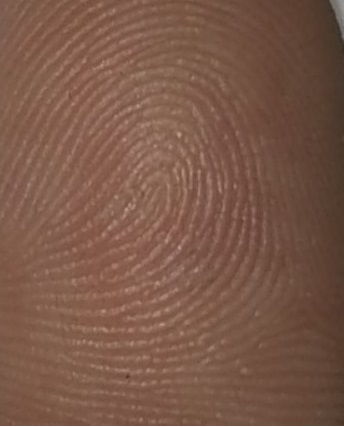
#> input picture Parmak İzi/Images/SampleFinger.jpg, 344 x 427 px, given in place of the camera
$ python Video.py
#> lines starting #> are read from the running program, lines starting #| are printed output that depends on the picture; after the words box and inside, x2 and y2 are one past the last pixel; in counts of white or black regions, pixels touching at a corner belong together
import cv2
import numpy as np

def nothing(x):
    pass

cap = cv2.VideoCapture(0)
fourcc = cv2.VideoWriter_fourcc(*"XVID")
out = cv2.VideoWriter('camera.avi',fourcc, 30.0, (640,480), 0) # Sondaki 0 grayscale kaydedeceğimiz için


height = 640
width = 480
print(height, width)

while True:
    _, frame = cap.read()
#> frame is the input picture: shape (427, 344, 3); mean B, G, R 72.3, 88.2, 123

    cv2.imshow("Input", frame)
    alpha = 0.8 # Contrast control (1.0-3.0)
    beta = 25 # Brightness control (0-100)

    adjusted = cv2.convertScaleAbs(frame, alpha=alpha, beta=beta)

    grayscale = cv2.cvtColor(adjusted, cv2.COLOR_RGB2GRAY)
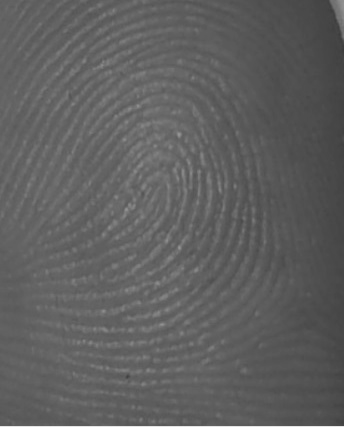
#> grayscale: shape (427, 344); min 60, max 228, mean 94.9

    HistEq = cv2.equalizeHist(grayscale)
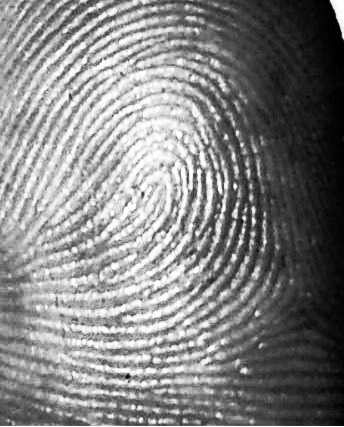
#> HistEq: shape (427, 344); min 0, max 255, mean 130.9

    norm_img = np.zeros((800, 800))
    NormalizedImage = cv2.normalize(HistEq,  norm_img, 0, 255, cv2.NORM_MINMAX)

    BlocksizeC = int(height * width / 9792)
    if BlocksizeC % 2 == 0: BlocksizeC = BlocksizeC + 1

    GThreshold = cv2.adaptiveThreshold(NormalizedImage, 255, cv2.ADAPTIVE_THRESH_GAUSSIAN_C, cv2.THRESH_BINARY, BlocksizeC, 2)
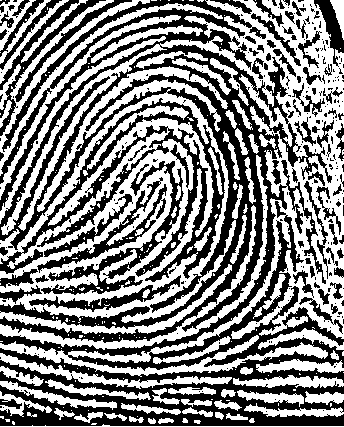
#> GThreshold: shape (427, 344); 51.9% white; 297 black regions (215 under 20 px), largest, box (x1, y1, x2, y2) and area: (0, 0, 344, 426) 45985, (0, 98, 225, 282) 7556, (41, 161, 184, 295) 2685

    kernel = np.ones((5,5),np.float32)/25
    smoothed = cv2.filter2D(GThreshold,-1,kernel) # Sonuç istediğin çıkmazsa buradaki smoothing yöntemini ya da parametreleri değiştirebilirsin
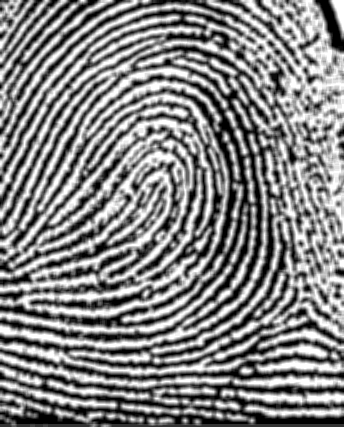
#> smoothed: shape (427, 344); min 0, max 255, mean 132.1

    ikinciadj = cv2.convertScaleAbs(smoothed, alpha=1.7, beta=-40)

    Gblur = cv2.GaussianBlur(ikinciadj, (5, 5), 0)
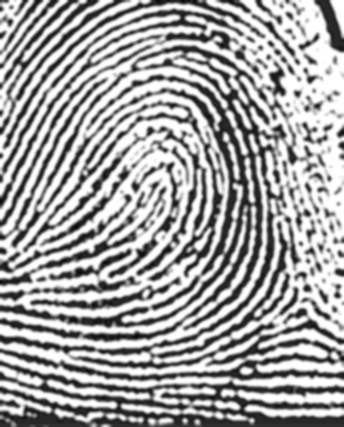
#> Gblur: shape (427, 344); min 8, max 255, mean 162.5

    weighted = Gblur

    _,BThreshold = cv2.threshold(weighted, 200, 255, cv2.THRESH_BINARY)
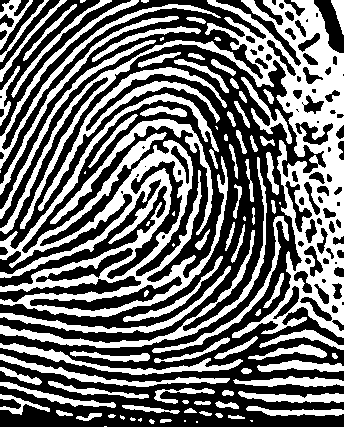
#> BThreshold: shape (427, 344); 43.7% white; 100 white regions (17 under 20 px), largest, box (x1, y1, x2, y2) and area: (0, 0, 344, 338) 17767, (0, 93, 228, 317) 13778, (0, 157, 267, 348) 2669

    CroppedFinal = BThreshold[int(height/4):int(height/4)+int(height/3), int(width/4):int(width/4)+int(height/3)]
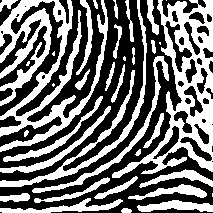
#> CroppedFinal: shape (213, 213); 43.5% white; 36 white regions (7 under 20 px), largest, box (x1, y1, x2, y2) and area: (0, 0, 108, 152) 5733, (112, 0, 213, 178) 5214, (0, 0, 147, 187) 1842

    out.write(BThreshold)  # Frameleri çıktı almak
    cv2.imshow("Input", BThreshold)

    key = cv2.waitKey(1)
#> (key Esc is pressed here)
    if key == 27:
        break

cap.release()
out.release()
cv2.destroyAllWindows()
